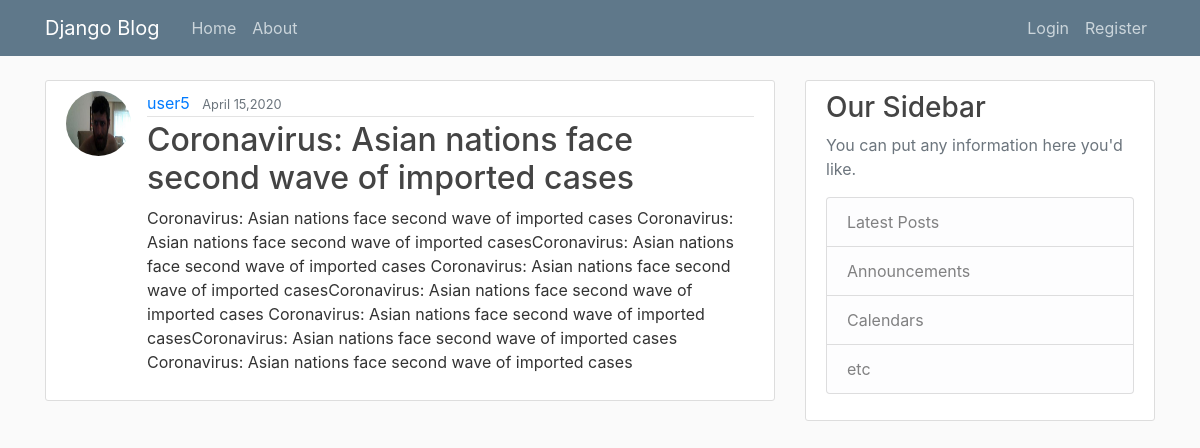
/post/5/, run on the app's committed database.
### blog/models.py (models this page shows, shortened)
class Post(models.Model):
    title = models.CharField(max_length = 100)
    content = models.TextField()
    date_posted = models.DateTimeField(default=timezone.now)
    author = models.ForeignKey(User, on_delete=models.CASCADE)

### users/models.py (models this page shows, shortened)
class Profile(models.Model):
    user = models.OneToOneField(User, on_delete=models.CASCADE)
    image = models.ImageField(default='default.jpg', upload_to = 'profile_pics')

### blog/views.py (the view)
# urls.py: path('post/<int:pk>/', PostDetailView.as_view(), name="post-detail"),
class PostDetailView(DetailView):
    model = Post

### blog/templates/blog/post_detail.html (shortened to what this page needs)
{% extends 'blog/base.html' %}
{% load static %}
{% block content %}
        <article class="media content-section">
            <img class="rounded-circle article-img" src="{{post.author.profile.image.url}}" alt="">
            <div class="media-body">
                <div class="article-metadata">
                <a class="mr-2" href="{% url 'profile' %}">{{ object.author }}</a>
                <small class="text-muted">{{ object.date_posted|date:"F d,Y" }}</small>
                </div>
                <h2 class="article-title">{{ object.title }}</h2>
                <p class="article-content">{{ object.content }}</p>
            </div>
        </article>
{% endblock %}

### blog/static/blog/main.css (style rules this page uses)
body { background: #fafafa; color: #333333; margin-top: 5rem; }
h1, h2, h3, h4, h5, h6 { color: #444444; }
.content-section { background: #ffffff; padding: 10px 20px; border: 1px solid #dddddd; border-radius: 3px; margin-bottom: 20px; }
.article-title { color: #444444; }
.article-content { white-space: pre-line; }
.article-img { height: 65px; width: 65px; margin-right: 16px; }
.article-metadata { padding-bottom: 1px; margin-bottom: 4px; border-bottom: 1px solid #e3e3e3 }

### data on the page
Post: author.profile.image (picture), author "user5", date_posted "April 15,2020", title "Coronavirus: Asian nations face second wave of imported cases", content "Coronavirus: Asian nations face second wave of imported cases Coronavirus: Asian nations face second wave of imported casesCoronavirus: Asian nations face second wave of imported cases Coronavirus: Asian nations face second wave of imported casesCoronavirus: Asian nations face second wave of imported cases Coronavirus: Asian nations face second wave of imported casesCoronavirus: Asian nations face second wave of imported cases Coronavirus: Asian nations face second wave of imported cases"
